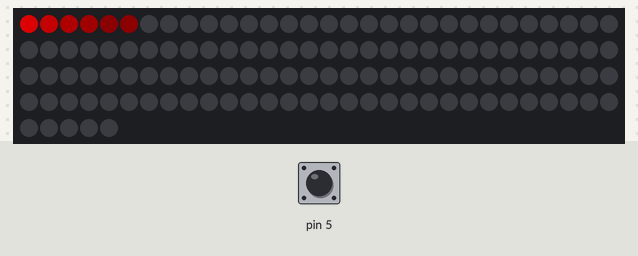
A sketch run on a simulated Arduino Uno, built with avr-gcc and run on an emulated ATmega328P. Shown: 125 RGB LEDs in strip order, left to right, continuing on the next row. Inputs (shaded band) come from the test bench; at power-on: pin 5 LOW. Dim RGB values are drawn brighter than linear.

Above: at 0.77 s.
1.3 s: pin 5 driven HIGH
At 1.68 s:
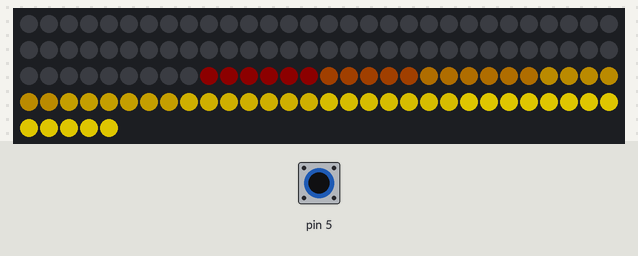
3.9 s: pin 5 driven LOW
At 4.12 s:
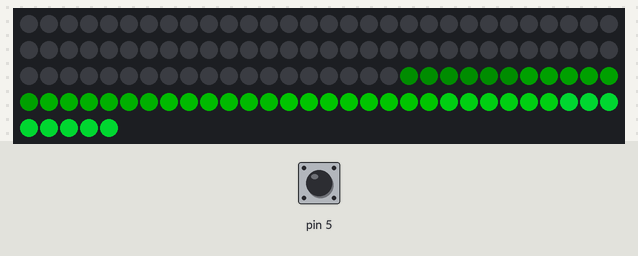
5.4 s: pin 5 driven HIGH
At 5.93 s:
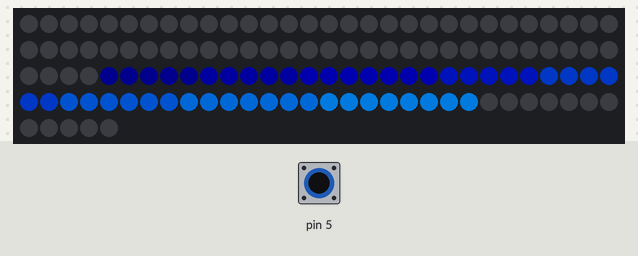
7.8 s: pin 5 pulsed LOW 5 times (0.12 s each, 0.3 s apart)
At 8.36 s:
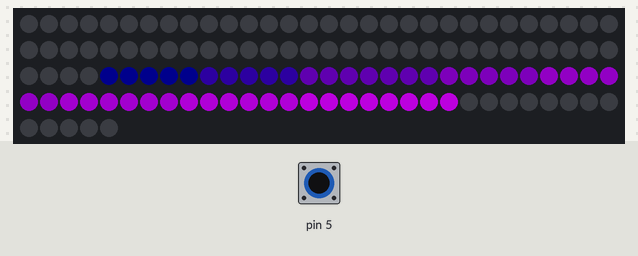
10.8 s: pin 5 pulsed LOW 5 times (0.12 s each, 0.3 s apart)
At 11.41 s:
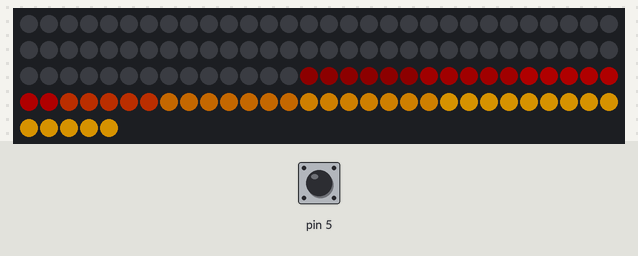

The sketch:

bouncing-light.ino
```cpp
#include <NeoPixelBus.h>
#include <NeoPixelAnimator.h>

// 125 pixels, pin 6
constexpr uint16_t PixelCount = 125;
NeoPixelBus<NeoRgbwFeature, Neo800KbpsMethod> strip(PixelCount, 6);

NeoPixelAnimator animations(3);
AnimEaseFunction jumpEase = NeoEase::QuadraticIn;

int moveDirection = 1;
uint16_t lastPixel = 0; // track the last position
float pixelHue = 0; // additional color shift

void FadeAll(uint8_t darkenBy)
{
    RgbwColor color;
    for (uint16_t indexPixel = 0; indexPixel < PixelCount; indexPixel++)
    {
        color = strip.GetPixelColor(indexPixel);
        color.Darken(darkenBy);
        strip.SetPixelColor(indexPixel, color);
    }
}

void FadeAnimUpdate(const AnimationParam& param)
{
    if (param.state == AnimationState_Completed)
    {
        FadeAll(20);
        animations.RestartAnimation(param.index);
    }
}

RgbwColor getColor(uint16_t position)
{
    return HslColor(pixelHue, 1, 0.3);
}

void MoveAnimUpdate(const AnimationParam& param)
{
    // apply the movement animation curve
    float progress = jumpEase(moveDirection > 0 ? param.progress : 1.0f - param.progress);

    // use the curved progress to calculate the pixel to effect
    uint16_t nextPixel = progress * PixelCount;

    if (lastPixel != nextPixel)
    {
        for (uint16_t i = lastPixel + moveDirection; i != nextPixel; i += moveDirection)
        {
            strip.SetPixelColor(i, getColor(i));
        }
    }
    strip.SetPixelColor(nextPixel, getColor(nextPixel));

    lastPixel = nextPixel;

    if (param.state == AnimationState_Completed)
    {
        // reverse direction of movement
        moveDirection *= -1;

        // done, time to restart this position tracking animation/timer
        animations.RestartAnimation(param.index);
    }
}

void ColorChangeAnimUpdate(const AnimationParam& param) {
    // pause color change when pin 5 is held down
    if(digitalRead(5) == HIGH) {
        pixelHue = param.progress;
    }

    if(param.state == AnimationState_Completed) {
        animations.RestartAnimation(param.index);
    }
}

void SetupAnimations()
{
    animations.StartAnimation(0, 6, FadeAnimUpdate);
    animations.StartAnimation(1, 300, MoveAnimUpdate);
    animations.StartAnimation(2, 10000, ColorChangeAnimUpdate);
}

void setup() {
    strip.Begin();
    strip.Show();

    // pause color change when pin 5 is held down
    pinMode(5, INPUT);

    SetupAnimations();
}

void loop() {
    animations.UpdateAnimations();
    strip.Show();
}
```

Measured:
- after the input at 1.3 s, the LEDs: change after 0.24 s (image 1)
- after the input at 5.4 s, the LEDs: first change after 0.08 s (image 3 shows a later state)
